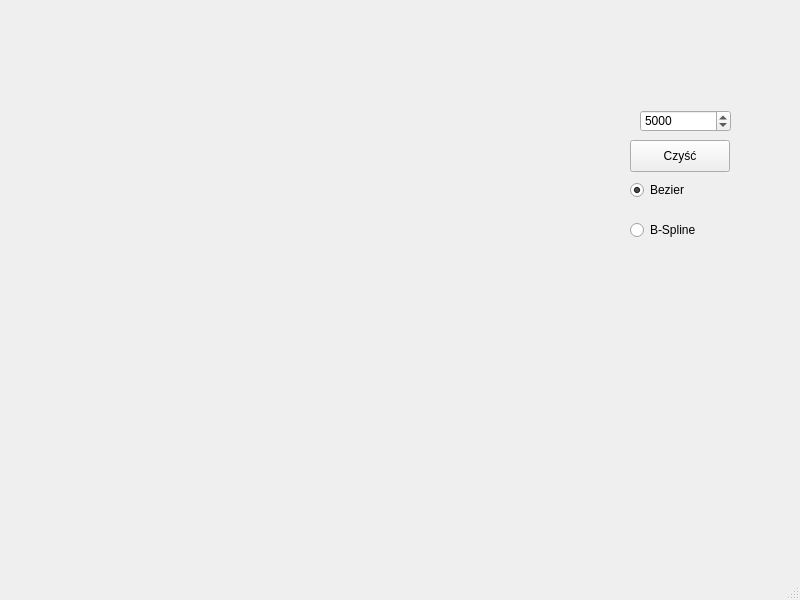
<?xml version="1.0" encoding="UTF-8"?>
<ui version="4.0">
 <class>MainWindow</class>
 <widget class="QMainWindow" name="MainWindow">
  <property name="geometry">
   <rect>
    <x>0</x>
    <y>0</y>
    <width>800</width>
    <height>600</height>
   </rect>
  </property>
  <property name="windowTitle">
   <string>Krzywa</string>
  </property>
  <widget class="QWidget" name="centralwidget">
   <widget class="Ekran" name="ekran" native="true">
    <property name="geometry">
     <rect>
      <x>10</x>
      <y>0</y>
      <width>541</width>
      <height>531</height>
     </rect>
    </property>
   </widget>
   <widget class="QPushButton" name="b_czysc">
    <property name="geometry">
     <rect>
      <x>630</x>
      <y>140</y>
      <width>100</width>
      <height>32</height>
     </rect>
    </property>
    <property name="text">
     <string>Czyść</string>
    </property>
   </widget>
   <widget class="QSpinBox" name="ilosc_k">
    <property name="geometry">
     <rect>
      <x>640</x>
      <y>110</y>
      <width>91</width>
      <height>22</height>
     </rect>
    </property>
    <property name="minimum">
     <number>3</number>
    </property>
    <property name="maximum">
     <number>10000</number>
    </property>
    <property name="singleStep">
     <number>1</number>
    </property>
    <property name="value">
     <number>5000</number>
    </property>
   </widget>
   <widget class="QRadioButton" name="radioBezier">
    <property name="geometry">
     <rect>
      <x>630</x>
      <y>180</y>
      <width>99</width>
      <height>20</height>
     </rect>
    </property>
    <property name="text">
     <string>Bezier</string>
    </property>
    <property name="checked">
     <bool>true</bool>
    </property>
   </widget>
   <widget class="QRadioButton" name="radioBSpline">
    <property name="geometry">
     <rect>
      <x>630</x>
      <y>220</y>
      <width>99</width>
      <height>20</height>
     </rect>
    </property>
    <property name="text">
     <string>B-Spline</string>
    </property>
   </widget>
  </widget>
  <widget class="QMenuBar" name="menubar">
   <property name="geometry">
    <rect>
     <x>0</x>
     <y>0</y>
     <width>800</width>
     <height>24</height>
    </rect>
   </property>
  </widget>
  <widget class="QStatusBar" name="statusbar"/>
 </widget>
 <customwidgets>
  <customwidget>
   <class>Ekran</class>
   <extends>QWidget</extends>
   <header location="global">ekran.h</header>
   <container>1</container>
  </customwidget>
 </customwidgets>
 <resources/>
 <connections/>
</ui>
